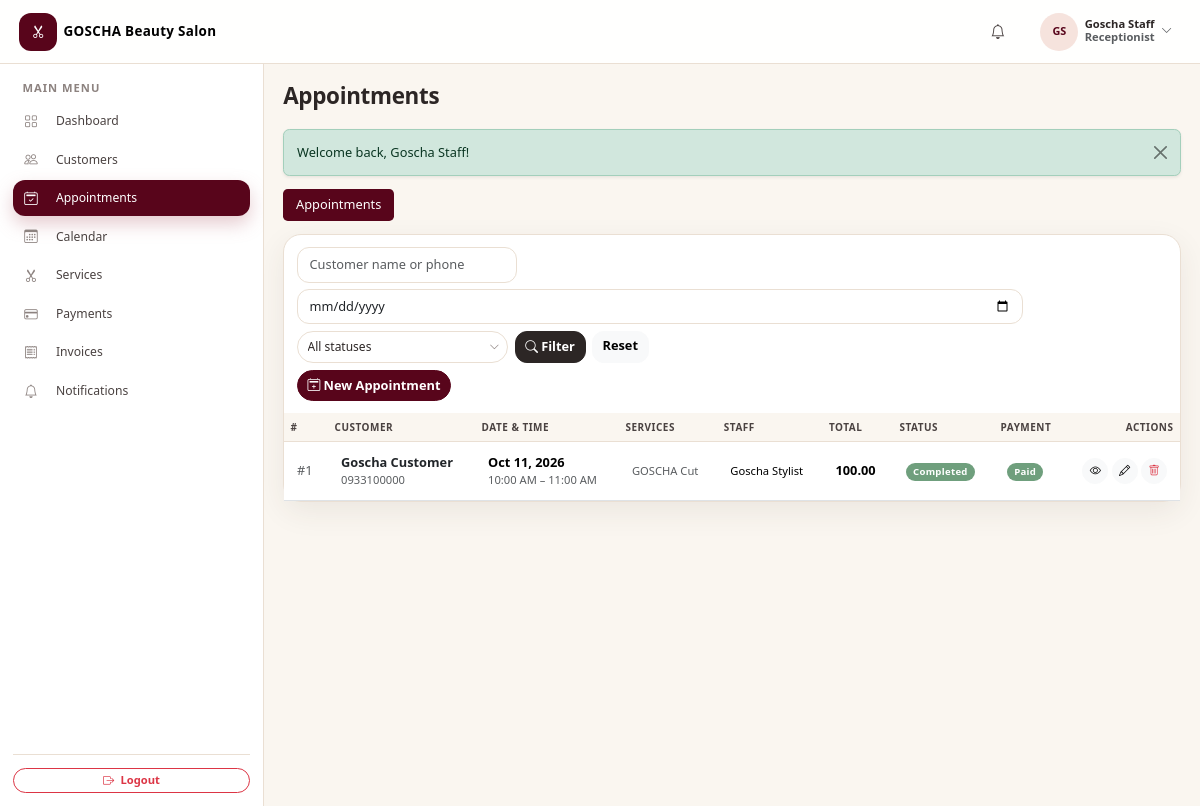
The page /receptionist/appointments.php (signed in) on the database as committed earlier.
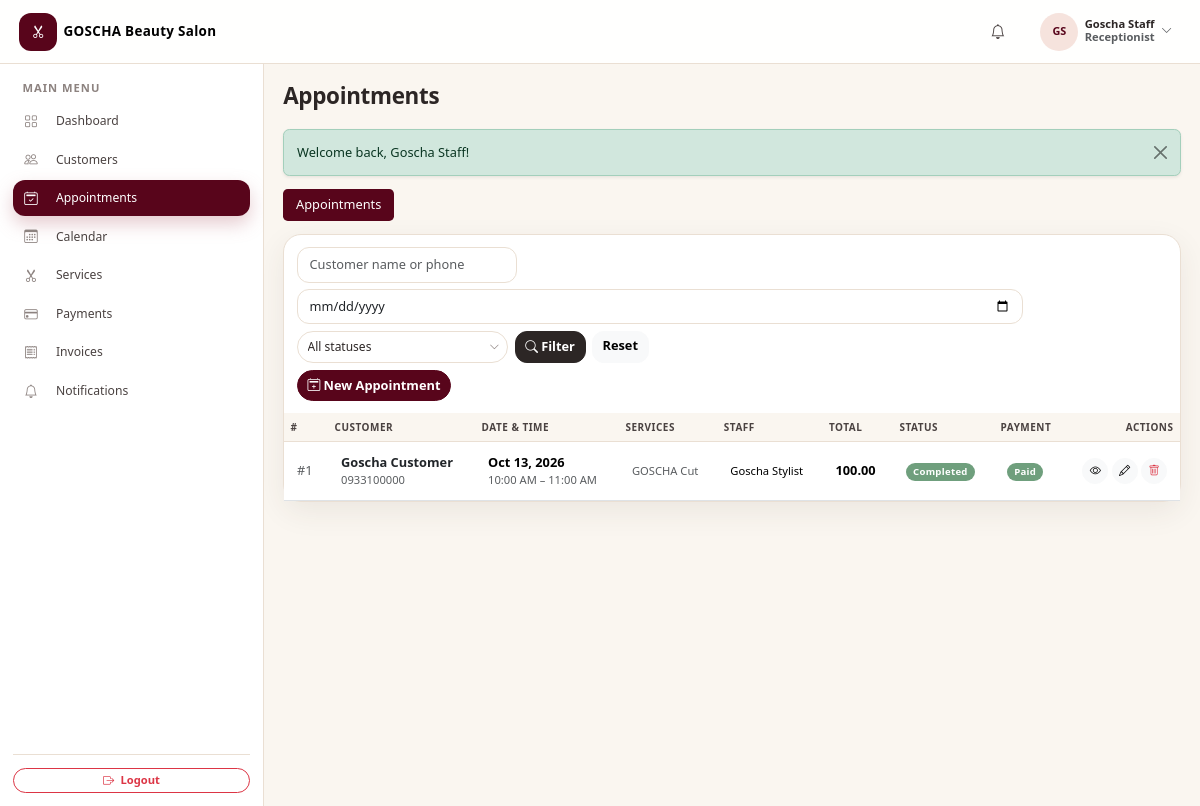
The same page on the database as committed later.
### tables this page shows
CREATE TABLE `appointments` (
  `id` int(11) NOT NULL AUTO_INCREMENT,
  `salon_id` int(11) NOT NULL,
  `customer_id` int(11) NOT NULL,
  `staff_id` int(11) DEFAULT NULL,
  `appointment_date` date NOT NULL,
  `start_time` time NOT NULL,
  `end_time` time NOT NULL,
  `status` enum('pending','confirmed','in_progress','completed','cancelled','no_show') NOT NULL DEFAULT 'pending',
  `notes` text DEFAULT NULL,
  `subtotal` decimal(10,2) NOT NULL DEFAULT 0.00,
  `discount` decimal(10,2) NOT NULL DEFAULT 0.00,
  `tax` decimal(10,2) NOT NULL DEFAULT 0.00,
  `total_amount` decimal(10,2) NOT NULL DEFAULT 0.00,
  `payment_status` enum('pending','partial','paid','refunded') NOT NULL DEFAULT 'pending',
  `created_by` int(11) DEFAULT NULL,
  `created_at` datetime NOT NULL DEFAULT current_timestamp(),
  `updated_at` datetime NOT NULL DEFAULT current_timestamp() ON UPDATE current_timestamp(),
  PRIMARY KEY (`id`),
  KEY `idx_appt_date` (`appointment_date`),
  KEY `idx_appt_status` (`status`),
  KEY `idx_appt_customer` (`customer_id`),
  KEY `idx_appt_staff` (`staff_id`),
  KEY `idx_appt_created_by` (`created_by`),
  KEY `idx_appointments_salon` (`salon_id`),
  KEY `idx_appt_salon_date` (`salon_id`,`appointment_date`),
  KEY `idx_appt_salon_staff` (`salon_id`,`staff_id`,`appointment_date`),
  KEY `idx_appt_salon_cust` (`salon_id`,`customer_id`),
  CONSTRAINT `fk_appointments_salon` FOREIGN KEY (`salon_id`) REFERENCES `salons` (`id`),
  CONSTRAINT `fk_appt_created_by` FOREIGN KEY (`created_by`) REFERENCES `users` (`id`) ON DELETE SET NULL,
  CONSTRAINT `fk_appt_customer` FOREIGN KEY (`customer_id`) REFERENCES `customers` (`id`) ON DELETE CASCADE,
  CONSTRAINT `fk_appt_staff` FOREIGN KEY (`staff_id`) REFERENCES `staff` (`id`) ON DELETE SET NULL
);

CREATE TABLE `customers` (
  `id` int(11) NOT NULL AUTO_INCREMENT,
  `salon_id` int(11) NOT NULL,
  `first_name` varchar(100) NOT NULL,
  `last_name` varchar(100) NOT NULL,
  `phone` varchar(20) NOT NULL,
  `email` varchar(255) DEFAULT NULL,
  `password` varchar(255) DEFAULT NULL,
  `date_of_birth` date DEFAULT NULL,
  `gender` enum('female','male','other') DEFAULT NULL,
  `address` varchar(255) DEFAULT NULL,
  `skin_type` varchar(100) DEFAULT NULL,
  `hair_type` varchar(100) DEFAULT NULL,
  `allergies` text DEFAULT NULL,
  `notes` text DEFAULT NULL,
  `loyalty_points` int(11) NOT NULL DEFAULT 0,
  `created_at` datetime NOT NULL DEFAULT current_timestamp(),
  `updated_at` datetime NOT NULL DEFAULT current_timestamp() ON UPDATE current_timestamp(),
  PRIMARY KEY (`id`),
  KEY `idx_customers_phone` (`phone`),
  KEY `idx_customers_name` (`last_name`,`first_name`),
  KEY `idx_customers_salon` (`salon_id`),
  KEY `idx_cust_salon_name` (`salon_id`,`last_name`,`first_name`),
  CONSTRAINT `fk_customers_salon` FOREIGN KEY (`salon_id`) REFERENCES `salons` (`id`)
);

### modules/appointments.php (the view, shortened to what the changed rows need)
<?php
$salonId = (int)current_salon_id();
$action = $_GET['action'] ?? 'list';
if ($action === 'list') {
    $tab     = $_GET['view'] ?? 'appointments';
    $page    = max(1, (int)($_GET['page'] ?? 1));
    $perPage = 15;
    $where  = [];
    $params = [];
    $where[]          = 'a.salon_id = :sid';
    $params['sid']    = $salonId;
    $whereSql = $where ? 'WHERE ' . implode(' AND ', $where) : '';
    $stmt = db()->prepare("SELECT COUNT(*) FROM appointments a JOIN customers c ON c.id = a.customer_id AND c.salon_id = a.salon_id {$whereSql}");
    $stmt->execute($params);
    $total = (int)$stmt->fetchColumn();
    $pg    = paginate($total, $perPage, $page);
    $stmt = db()->prepare(
        "SELECT a.*, CONCAT(c.first_name, ' ', c.last_name) AS customer_name, c.phone AS customer_phone,
                CONCAT(s.first_name, ' ', s.last_name) AS staff_name
         FROM appointments a
         JOIN customers c ON c.id = a.customer_id AND c.salon_id = a.salon_id
         LEFT JOIN staff s ON s.id = a.staff_id AND s.salon_id = a.salon_id
         {$whereSql}
         ORDER BY a.appointment_date DESC, a.start_time DESC
         LIMIT {$perPage} OFFSET {$pg['offset']}"
    );
    $stmt->execute($params);
    $appointments = $stmt->fetchAll();
    $waitlist = [];
    include __DIR__ . '/../includes/header.php';
    ?>
    <?php if ($tab === 'waitlist'): ?>
        <div class="card table-card">
            <div class="card-header">Booking Requests &amp; Waitlist</div>
            <div class="table-responsive">
                <table class="table table-hover align-middle mb-0">
                    <thead><tr><th>Requested</th><th>Name</th><th>Phone</th><th>Service</th><th>Preferred</th><th>Status</th><th class="text-end">Actions</th></tr></thead>
                    <tbody>
                    <?php if (!$waitlist): ?>
                        <tr><td colspan="7"><div class="empty-state">
                            <div class="icon"><i class="bi bi-journal-plus"></i></div>
                            <p class="text-muted mb-0">No waitlist requests found.</p>
                        </div></td></tr>
                    <?php else: foreach ($waitlist as $w): ?>
                        <tr>
                            <td class="small text-muted"><?php echo fmt_datetime($w['created_at']); ?></td>
                            <td class="fw-semibold"><?php echo e($w['customer_name'] ?: $w['name'] ?: '—'); ?></td>
                            <td><?php echo e($w['phone'] ?: '—'); ?></td>
                            <td><?php echo e($w['service_name'] ?: '—'); ?></td>
                            <td>
                                <?php echo $w['preferred_date'] ? fmt_date($w['preferred_date']) : '—'; ?>
                                <?php echo $w['preferred_time'] ? ' · ' . fmt_time($w['preferred_time']) : ''; ?>
                            </td>
                            <td><?php echo status_badge($w['status']); ?></td>
                            <td class="text-end">
                                <?php if ($w['status'] === 'waiting'): ?>
                                    <a href="appointments.php?action=create&waitlist_id=<?php echo $w['id']; ?><?php echo $w['customer_id'] ? '&customer_id=' . $w['customer_id'] : ''; ?>"
                                       class="btn btn-sm btn-rose rounded-pill"><i class="bi bi-calendar2-plus me-1"></i>Convert</a>
                                    <button type="button" class="btn btn-sm btn-light rounded-pill text-danger"
                                            data-confirm="Cancel this waitlist request?"
                                            data-confirm-action="appointments.php?form_action=cancel_waitlist&id=<?php echo $w['id']; ?>"
                                            data-confirm-label="Cancel"><i class="bi bi-x"></i></button>
                                <?php endif; ?>
                            </td>
                        </tr>
                    <?php endforeach; endif; ?>
                    </tbody>
                </table>
            </div>
        </div>
    <?php else: ?>
    <div class="card table-card">
        <div class="table-responsive">
            <table class="table table-hover align-middle mb-0">
                <thead><tr><th>#</th><th>Customer</th><th>Date &amp; Time</th><th>Services</th><th>Staff</th><th>Total</th><th>Status</th><th>Payment</th><th class="text-end">Actions</th></tr></thead>
                <tbody>
                <?php if (!$appointments): ?>
                    <tr><td colspan="9"><div class="empty-state">
                        <div class="icon"><i class="bi bi-calendar2-x"></i></div>
                        <p class="text-muted mb-2">No appointments found.</p>
                        <a href="appointments.php?action=create" class="btn btn-sm btn-rose rounded-pill">Create an appointment</a>
                    </div></td></tr>
                <?php else: foreach ($appointments as $a): ?>
                    <tr>
                        <td class="text-muted">#<?php echo $a['id']; ?></td>
                        <td>
                            <a href="customers.php?action=view&id=<?php echo $a['customer_id']; ?>" class="fw-semibold text-body text-decoration-none"><?php echo e($a['customer_name']); ?></a>
                            <div class="small text-muted"><?php echo e($a['customer_phone']); ?></div>
                        </td>
                        <td>
                            <div class="fw-semibold"><?php echo fmt_date($a['appointment_date']); ?></div>
                            <div class="small text-muted"><?php echo fmt_time($a['start_time']); ?> – <?php echo fmt_time($a['end_time']); ?></div>
                        </td>
                        <td class="small text-muted">
                            <?php
                            $stmt = db()->prepare('SELECT s.name FROM appointment_services aps JOIN services s ON s.id = aps.service_id AND s.salon_id = aps.salon_id WHERE aps.appointment_id = :id AND aps.salon_id = :sid');
                            $stmt->execute(['id' => $a['id'], 'sid' => $salonId]);
                            echo e(implode(', ', array_column($stmt->fetchAll(), 'name') ?: ['—']));
                            ?>
                        </td>
                        <td>
                            <?php if ($a['staff_name']): ?>
                                <?php if (can('staff')): ?>
                                    <a href="staff.php?action=view&id=<?php echo (int)$a['staff_id']; ?>" class="small text-decoration-none"><?php echo e($a['staff_name']); ?></a>
                                <?php else: ?>
                                    <span class="small"><?php echo e($a['staff_name']); ?></span>
                                <?php endif; ?>
                            <?php else: ?>
                                <span class="badge bg-light text-muted">Unassigned</span>
                            <?php endif; ?>
                        </td>
                        <td class="fw-semibold"><?php echo money($a['total_amount']); ?></td>
                        <td><?php echo status_badge($a['status']); ?></td>
                        <td><?php echo status_badge($a['payment_status']); ?></td>
                        <td class="text-end">
                            <a href="appointments.php?action=view&id=<?php echo $a['id']; ?>" class="btn btn-sm btn-light rounded-pill" title="View"><i class="bi bi-eye"></i></a>
                            <a href="appointments.php?action=edit&id=<?php echo $a['id']; ?>" class="btn btn-sm btn-light rounded-pill" title="Edit / Reschedule"><i class="bi bi-pencil"></i></a>
                            <button type="button" class="btn btn-sm btn-light rounded-pill text-danger"
                                    data-confirm="Are you sure you want to delete this appointment?"
                                    data-confirm-action="appointments.php?form_action=delete_appointment&id=<?php echo $a['id']; ?>"
                                    data-confirm-label="Delete"><i class="bi bi-trash"></i></button>
                        </td>
                    </tr>
                <?php endforeach; endif; ?>
                </tbody>
            </table>
        </div>
    </div>
    <?php endif; ?>
    <?php
    include __DIR__ . '/../includes/footer.php';
    exit;
}
    ?>

### includes/functions.php (shortened to what the changed rows need)
<?php
function e($value): string
{
    return htmlspecialchars((string)$value, ENT_QUOTES, 'UTF-8');
}
function base_url(string $path = ''): string
{
    static $base = null;
    if ($base === null) {
        $rootDir   = realpath(dirname(__DIR__));
        $scriptDir = realpath(dirname($_SERVER['SCRIPT_FILENAME'] ?? __DIR__));
        $depth = 0;
        $dir   = $scriptDir;
        while ($dir && $rootDir && realpath($dir) !== $rootDir && strpos(realpath($dir), $rootDir) === 0) {
            $depth++;
            $dir = dirname($dir);
        }
        $base = str_repeat('../', $depth);
    }
    return $base . $path;
}
function money($amount): string
{
    return number_format((float)$amount, 2);
}
function fmt_time($time): string
{
    return date('g:i A', strtotime((string)$time));
}
function fmt_date($date): string
{
    return date('M j, Y', strtotime((string)$date));
}
function &_settings_cache(): array
{
    static $cache = [];
    return $cache;
}
function settings_salon_id(): int
{
    if (function_exists('default_salon_id')) {
        $id = default_salon_id();
        if ($id > 0) {
            return $id;
        }
    }
}
function get_setting(string $key, $default = null)
{
    $salonId = settings_salon_id();
    $cache =& _settings_cache();
    if (($cache['_generation'] ?? -1) !== settings_cache_generation()
        || !isset($cache['_salons'][$salonId])) {
        $loaded = [];
        try {
            $stmt = db()->prepare(
                'SELECT setting_key, setting_value FROM settings WHERE salon_id = :sid'
            );
            $stmt->execute(['sid' => $salonId]);
            foreach ($stmt->fetchAll() as $row) {
                $loaded[$row['setting_key']] = $row['setting_value'];
            }
        } catch (Throwable $e) {
        }
        if (!isset($cache['_salons']) || !is_array($cache['_salons'])) {
            $cache['_salons'] = [];
        }
        $cache['_salons'][$salonId] = $loaded;
    }
    $value = $cache['_salons'][$salonId][$key] ?? null;
    return ($value !== null && $value !== '') ? $value : $default;
}
function settings_cache_generation(): int
{
    return (int)($GLOBALS['__settings_cache_generation'] ?? 0);
}
function salon_logo_path(): string
{
    return trim((string)get_setting('salon_logo', ''));
}
function salon_logo_url(): string
{
    $path = salon_logo_path();
    if ($path === '') {
        return '';
    }
    $normalized = ltrim(str_replace('\\', '/', $path), '/');
    $url = base_url($normalized);
    return $url;
}
function status_badge(string $status): string
{
    $map = [
        'active'      => 'success',
        'inactive'    => 'secondary',
        'paid'        => 'success',
        'pending'     => 'warning',
        'partial'     => 'info',
        'refunded'    => 'danger',
        'unpaid'      => 'danger',
        'void'        => 'secondary',
        'confirmed'   => 'primary',
        'in_progress' => 'info',
        'completed'   => 'success',
        'cancelled'   => 'danger',
        'no_show'     => 'secondary',
        'waiting'     => 'warning',
        'converted'   => 'success',
    ];
    $class = $map[strtolower($status)] ?? 'secondary';
    return '<span class="badge badge-status bg-' . $class . '">' . e(ucwords(str_replace('_', ' ', $status))) . '</span>';
}
function paginate(int $total, int $perPage, int $page): array
{
    $totalPages = max(1, (int)ceil($total / $perPage));
    $page       = max(1, min($page, $totalPages));
    return [
        'total'       => $total,
        'perPage'     => $perPage,
        'page'        => $page,
        'totalPages'  => $totalPages,
        'offset'      => ($page - 1) * $perPage,
        'hasPrev'     => $page > 1,
        'hasNext'     => $page < $totalPages,
        'prevPage'    => $page - 1,
        'nextPage'    => $page + 1,
    ];
}

Rows that differ between the two databases and show on the page:
changed appointments "10:00 AM": appointment_date "Oct 11, 2026" → "Oct 13, 2026"
